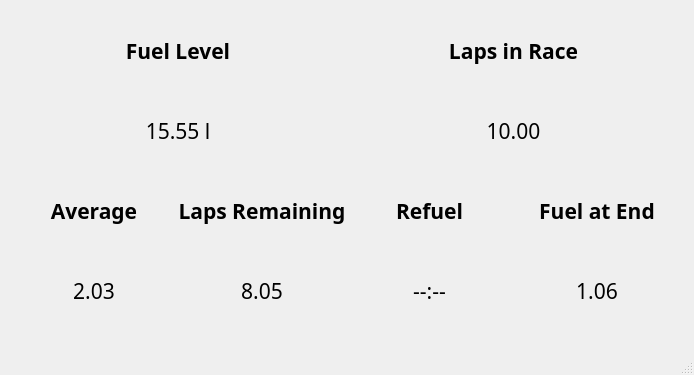
<?xml version="1.0" encoding="UTF-8"?>
<ui version="4.0">
 <class>MainWindow</class>
 <widget class="QMainWindow" name="MainWindow">
  <property name="geometry">
   <rect>
    <x>0</x>
    <y>0</y>
    <width>694</width>
    <height>375</height>
   </rect>
  </property>
  <property name="windowTitle">
   <string>MainWindow</string>
  </property>
  <widget class="QWidget" name="centralwidget">
   <widget class="QWidget" name="verticalLayoutWidget">
    <property name="geometry">
     <rect>
      <x>10</x>
      <y>10</y>
      <width>671</width>
      <height>321</height>
     </rect>
    </property>
    <layout class="QVBoxLayout" name="verticalLayout">
     <property name="spacing">
      <number>0</number>
     </property>
     <item>
      <layout class="QHBoxLayout" name="horizontalLayout">
       <property name="spacing">
        <number>0</number>
       </property>
       <property name="sizeConstraint">
        <enum>QLayout::SetDefaultConstraint</enum>
       </property>
       <property name="leftMargin">
        <number>0</number>
       </property>
       <item>
        <layout class="QVBoxLayout" name="verticalLayout_2">
         <item>
          <widget class="QLabel" name="label_2">
           <property name="font">
            <font>
             <family>Rockwell</family>
             <pointsize>16</pointsize>
             <weight>75</weight>
             <bold>true</bold>
            </font>
           </property>
           <property name="text">
            <string>Fuel Level</string>
           </property>
           <property name="textFormat">
            <enum>Qt::AutoText</enum>
           </property>
           <property name="alignment">
            <set>Qt::AlignCenter</set>
           </property>
          </widget>
         </item>
         <item>
          <widget class="QLabel" name="lblFuelLevel">
           <property name="font">
            <font>
             <family>Rockwell</family>
             <pointsize>16</pointsize>
            </font>
           </property>
           <property name="text">
            <string>15.55 l</string>
           </property>
           <property name="alignment">
            <set>Qt::AlignCenter</set>
           </property>
          </widget>
         </item>
        </layout>
       </item>
       <item>
        <layout class="QVBoxLayout" name="verticalLayout_3">
         <item>
          <widget class="QLabel" name="label_13">
           <property name="font">
            <font>
             <family>Rockwell</family>
             <pointsize>16</pointsize>
             <weight>75</weight>
             <bold>true</bold>
            </font>
           </property>
           <property name="text">
            <string>Laps in Race</string>
           </property>
           <property name="alignment">
            <set>Qt::AlignCenter</set>
           </property>
          </widget>
         </item>
         <item>
          <widget class="QLabel" name="lblLaps">
           <property name="font">
            <font>
             <family>Rockwell</family>
             <pointsize>16</pointsize>
            </font>
           </property>
           <property name="text">
            <string>10.00</string>
           </property>
           <property name="alignment">
            <set>Qt::AlignCenter</set>
           </property>
          </widget>
         </item>
        </layout>
       </item>
      </layout>
     </item>
     <item>
      <layout class="QHBoxLayout" name="horizontalLayout_3">
       <property name="spacing">
        <number>0</number>
       </property>
       <item>
        <layout class="QVBoxLayout" name="verticalLayout_6">
         <item>
          <widget class="QLabel" name="label_4">
           <property name="font">
            <font>
             <family>Rockwell</family>
             <pointsize>16</pointsize>
             <weight>75</weight>
             <bold>true</bold>
            </font>
           </property>
           <property name="text">
            <string>Average</string>
           </property>
           <property name="alignment">
            <set>Qt::AlignCenter</set>
           </property>
          </widget>
         </item>
         <item>
          <widget class="QLabel" name="lblAverage">
           <property name="font">
            <font>
             <family>Rockwell</family>
             <pointsize>16</pointsize>
            </font>
           </property>
           <property name="text">
            <string>2.03</string>
           </property>
           <property name="alignment">
            <set>Qt::AlignCenter</set>
           </property>
          </widget>
         </item>
        </layout>
       </item>
       <item>
        <layout class="QVBoxLayout" name="verticalLayout_7">
         <item>
          <widget class="QLabel" name="label_6">
           <property name="font">
            <font>
             <family>Rockwell</family>
             <pointsize>16</pointsize>
             <weight>75</weight>
             <bold>true</bold>
            </font>
           </property>
           <property name="text">
            <string>Laps Remaining</string>
           </property>
           <property name="alignment">
            <set>Qt::AlignCenter</set>
           </property>
          </widget>
         </item>
         <item>
          <widget class="QLabel" name="lblRemaining">
           <property name="font">
            <font>
             <family>Rockwell</family>
             <pointsize>16</pointsize>
            </font>
           </property>
           <property name="text">
            <string>8.05</string>
           </property>
           <property name="alignment">
            <set>Qt::AlignCenter</set>
           </property>
          </widget>
         </item>
        </layout>
       </item>
       <item>
        <layout class="QVBoxLayout" name="verticalLayout_5">
         <item>
          <widget class="QLabel" name="label_9">
           <property name="font">
            <font>
             <family>Rockwell</family>
             <pointsize>16</pointsize>
             <weight>75</weight>
             <bold>true</bold>
            </font>
           </property>
           <property name="text">
            <string>Refuel</string>
           </property>
           <property name="alignment">
            <set>Qt::AlignCenter</set>
           </property>
          </widget>
         </item>
         <item>
          <widget class="QLabel" name="lblRefuel">
           <property name="font">
            <font>
             <family>Rockwell</family>
             <pointsize>16</pointsize>
            </font>
           </property>
           <property name="text">
            <string>--:--</string>
           </property>
           <property name="alignment">
            <set>Qt::AlignCenter</set>
           </property>
          </widget>
         </item>
        </layout>
       </item>
       <item>
        <layout class="QVBoxLayout" name="verticalLayout_4">
         <item>
          <widget class="QLabel" name="label_11">
           <property name="font">
            <font>
             <family>Rockwell</family>
             <pointsize>16</pointsize>
             <weight>75</weight>
             <bold>true</bold>
            </font>
           </property>
           <property name="text">
            <string>Fuel at End</string>
           </property>
           <property name="alignment">
            <set>Qt::AlignCenter</set>
           </property>
          </widget>
         </item>
         <item>
          <widget class="QLabel" name="lblFuelAtEnd">
           <property name="font">
            <font>
             <family>Rockwell</family>
             <pointsize>16</pointsize>
            </font>
           </property>
           <property name="text">
            <string>1.06</string>
           </property>
           <property name="alignment">
            <set>Qt::AlignCenter</set>
           </property>
          </widget>
         </item>
        </layout>
       </item>
      </layout>
     </item>
    </layout>
   </widget>
  </widget>
  <widget class="QMenuBar" name="menubar">
   <property name="geometry">
    <rect>
     <x>0</x>
     <y>0</y>
     <width>694</width>
     <height>21</height>
    </rect>
   </property>
  </widget>
  <widget class="QStatusBar" name="statusbar"/>
 </widget>
 <resources/>
 <connections/>
</ui>
